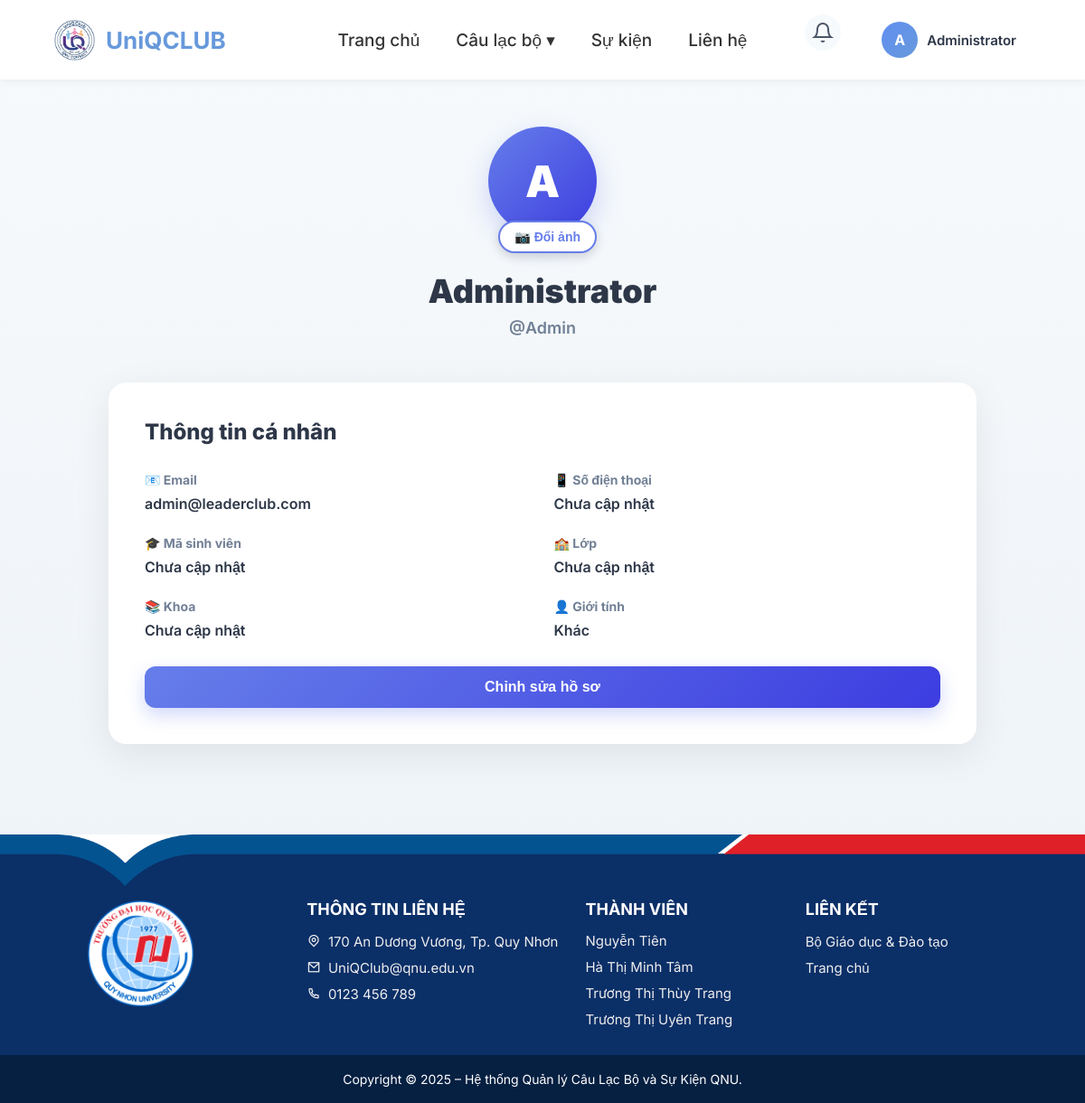
The app's page /profile.php (signed in) with its own data.
### tables this page shows
CREATE TABLE `users` (
  `id` int(11) NOT NULL,
  `full_name` varchar(100) DEFAULT NULL,
  `username` varchar(50) NOT NULL,
  `email` varchar(100) DEFAULT NULL,
  `avatar` varchar(255) DEFAULT NULL,
  `phone` varchar(20) DEFAULT NULL,
  `student_id` varchar(20) DEFAULT NULL,
  `class_name` varchar(50) DEFAULT NULL,
  `faculty` varchar(100) DEFAULT NULL,
  `gender` enum('male','female','other') DEFAULT 'other',
  `role` varchar(50) DEFAULT 'member',
  `password` varchar(255) NOT NULL,
  `remember_token` varchar(255) DEFAULT NULL,
  `remember_expiry` datetime DEFAULT NULL,
  `created_at` timestamp NULL DEFAULT current_timestamp()
);

### profile.php (the view, shortened to what this page needs)
<?php
require 'site.php';
require('assets/database/connect.php');
$user_id = $_SESSION['user_id'];
$sql = "SELECT * FROM users WHERE id = ?";
$stmt = $conn->prepare($sql);
$stmt->bind_param("i", $user_id);
$stmt->execute();
$result = $stmt->get_result();
$user = $result->fetch_assoc();
?>
<div class="profile-container">
    <div class="profile-header">
        <?php
            $full_name_safe = $user['full_name'] ?? $user['ho_ten'] ?? '';
            $username_safe = $user['username'] ?? '';
            $avatar_path   = $user['avatar'] ?? '';
            $avatar_letter = strtoupper(substr($full_name_safe ?: 'U', 0, 1));
        ?>
        <div class="avatar-upload-wrapper">
            <?php if (!empty($avatar_path) && file_exists($avatar_path)): ?>
                <img src="<?php echo htmlspecialchars($avatar_path); ?>" alt="Avatar" class="profile-avatar-large">
            <?php else: ?>
                <div class="profile-avatar-large">
                    <?php echo $avatar_letter; ?>
                </div>
            <?php endif; ?>
            <form method="POST" enctype="multipart/form-data" id="avatarForm">
                <button type="button" class="btn-change-avatar" onclick="document.getElementById('avatarInput').click()">
                    📷 Đổi ảnh
                </button>
            </form>
        </div>
        <h1><?php echo htmlspecialchars($full_name_safe ?: 'Chưa cập nhật'); ?></h1>
        <p class="username">@<?php echo htmlspecialchars($username_safe ?: ''); ?></p>
    </div>
    <div class="profile-content">
        <div class="info-card">
            <h2>Thông tin cá nhân</h2>
            <div class="info-grid">
                <div class="info-item">
                    <?php $email_safe = $user['email'] ?? 'Chưa cập nhật'; ?>
                    <span class="info-label">📧 Email</span>
                    <span class="info-value"><?php echo htmlspecialchars($email_safe); ?></span>
                </div>
                <div class="info-item">
                    <span class="info-label">📱 Số điện thoại</span>
                    <span class="info-value"><?php echo htmlspecialchars($user['phone'] ?? $user['so_dien_thoai'] ?? 'Chưa cập nhật'); ?></span>
                </div>
                <div class="info-item">
                    <span class="info-label">🎓 Mã sinh viên</span>
                    <span class="info-value"><?php echo htmlspecialchars($user['student_id'] ?? 'Chưa cập nhật'); ?></span>
                </div>
                <div class="info-item">
                    <span class="info-label">🏫 Lớp</span>
                    <span class="info-value"><?php echo htmlspecialchars($user['class_name'] ?? $user['class'] ?? 'Chưa cập nhật'); ?></span>
                </div>
                <div class="info-item">
                    <span class="info-label">📚 Khoa</span>
                    <span class="info-value"><?php echo htmlspecialchars($user['faculty'] ?? 'Chưa cập nhật'); ?></span>
                </div>
                <div class="info-item">
                    <span class="info-label">👤 Giới tính</span>
                    <span class="info-value">
                        <?php
                            $gender = $user['gender'] ?? 'other';
                            if ($gender === 'male') echo 'Nam';
                            elseif ($gender === 'female') echo 'Nữ';
                            else echo 'Khác';
                        ?>
                    </span>
                </div>
            </div>
            <button class="btn-edit" onclick="location.href='edit-profile.php'">Chỉnh sửa hồ sơ</button>
        </div>
    </div>
</div>

### assets/css/global.css (style rules this page uses)
* { margin: 0; padding: 0; box-sizing: border-box; }
body { font-family: 'Inter', sans-serif; }

### assets/css/profile.css (style rules this page uses)
body { padding-top: 100px; background: linear-gradient(180deg, #f7fafc 0%, #edf2f7 100%); }
.profile-container { max-width: 1000px; margin: 0 auto; padding: 40px 20px; }
.profile-header { text-align: center; margin-bottom: 50px; animation: fadeInUp 0.8s ease; }
.profile-avatar-large { width: 120px; height: 120px; border-radius: 50%; background: linear-gradient(135deg, #667eea 0%, #3d3de0 100%); display: flex; align-items: center; justify-content: center; color: white; font-size: 48px; font-weight: 900; margin: 0 auto 20px; box-shadow: 0 10px 30px rgba(102, 126, 234, 0.3); }
.profile-header h1 { font-size: 36px; font-weight: 900; color: #2d3748; margin-bottom: 8px; }
.username { color: #718096; font-size: 18px; font-weight: 600; }
.profile-content { display: grid; gap: 30px; }
.info-card { background: white; padding: 40px; border-radius: 20px; box-shadow: 0 10px 40px rgba(0,0,0,0.08); animation: fadeInUp 0.8s ease 0.2s backwards; }
.info-card h2 { font-size: 24px; font-weight: 800; color: #2d3748; margin-bottom: 30px; }
.info-grid { display: grid; grid-template-columns: repeat(2, 1fr); gap: 25px; margin-bottom: 30px; }
.info-item { display: flex; flex-direction: column; gap: 8px; }
.info-label { font-size: 14px; font-weight: 700; color: #718096; }
.info-value { font-size: 16px; font-weight: 600; color: #2d3748; }
.btn-edit { width: 100%; background: linear-gradient(135deg, #667eea 0%, #3d3de0 100%); color: white; border: none; padding: 14px; border-radius: 12px; font-size: 16px; font-weight: 700; cursor: pointer; transition: all 0.3s ease; box-shadow: 0 8px 20px rgba(102, 126, 234, 0.3); }
.avatar-upload-wrapper { position: relative; display: inline-block; margin-bottom: 20px; }
.btn-change-avatar { position: absolute; bottom: 0; right: 0; background: white; border: 2px solid #667eea; color: #667eea; padding: 8px 16px; border-radius: 50px; font-size: 14px; font-weight: 700; cursor: pointer; transition: all 0.3s ease; box-shadow: 0 4px 12px rgba(0,0,0,0.15); }

### records on screen
users: full_name "A", full_name "Administrator", username "Admin", email "admin@leaderclub.com", phone "Chưa cập nhật", student "Chưa cập nhật", class_name "Chưa cập nhật", faculty "Chưa cập nhật"

### other values on screen
substr($full_name, 0, 1) "A"
$full_name "Administrator"
